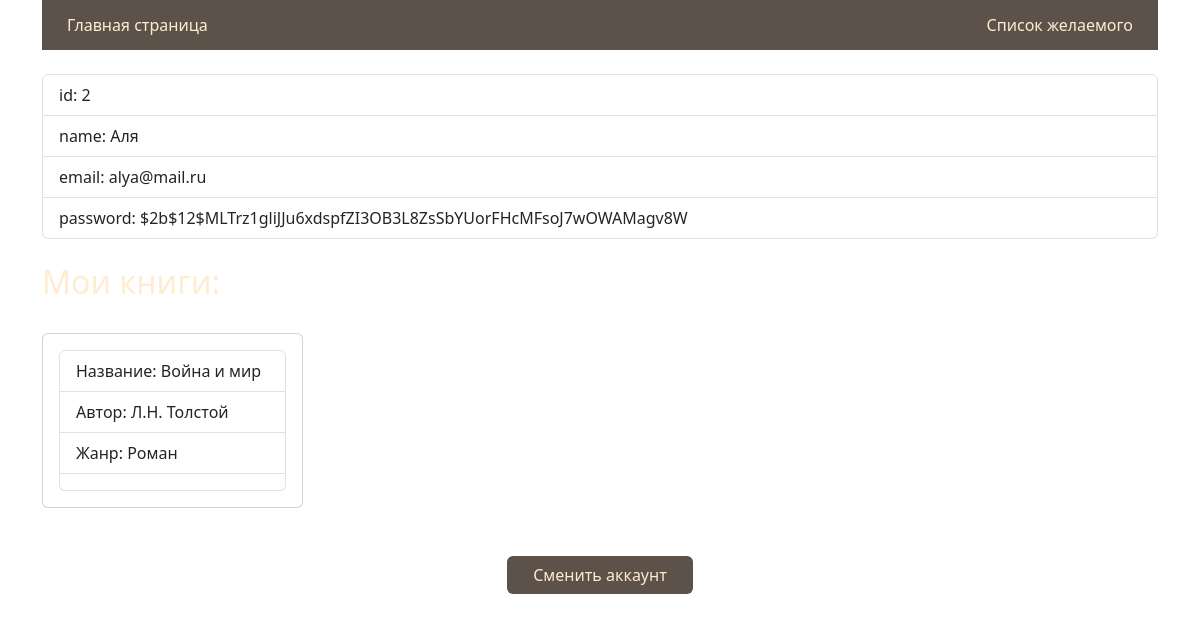
The page /profile/2 on the database its author committed.
### models.py (models this page shows)
class User(SQLModel, table=True):
    id: Optional[int] = Field(default=None, primary_key=True)
    name: str
    email: str
    password: str

class advt(SQLModel, table=True):
    id: Optional[int] = Field(default=None, primary_key=True)
    user_id: Optional[str] = Field(default=None)
    title: str
    author: str
    genre: str
    desc: str

### main.py (the view)
@app.get('/profile/{user_id}', response_model=User, tags=['Pages'])
async def get_profile_user(request: Request, user_id: int):
    book_statement = select(advt).where(advt.user_id == user_id)
    book_result = session.exec(book_statement).all()
    statement = select(User).where(User.id == user_id)
    result = session.exec(statement).first()
    if result == None:
        raise HTTPException(status_code=status.HTTP_404_NOT_FOUND)
    return templates.TemplateResponse(
        request=request,
        user_id = user_id,
        name='profile.html',
        context={
            'book_result': book_result,
            'id': result.id,
            'name': result.name,
            'email': result.email,
            'password': result.password
        }
    )

### templates/profile.html (shortened to what this page needs)
<!DOCTYPE html>
<html lang="en">
<head>
    <link href="https://cdn.jsdelivr.net/npm/bootstrap@5.3.3/dist/css/bootstrap.min.css" rel="stylesheet"
>
</head>
<body>
    <div class="container">
        <div style='height:45px; background-color: #483C32e1; display: flex;
        justify-content: space-between; align-items: center;
        padding: 25px;' class="header">
            <div class="left">
                <a href="/"> <span style="color:#FFECD1"> Главная страница </span> </a>
            </div>
            <div class="center">
                <a href="/wishlist"> <span style="color:#FFECD1"> Список желаемого </span> </a>
            </div>
        </div>
        <br>
        {%block body%}
        <ul class="list-group">
            <li class="list-group-item">id: {{id}}</li>
            <li class="list-group-item">name: {{name}}</li>
            <li class="list-group-item">email: {{email}}</li>
            <li class="list-group-item">password: {{password}}</li>
        </ul>
        {% endblock %}
        <br>
        <h2> <span style="color:#FFECD1"> Мои книги: </span> </h2>
        <br>
        <div class="row">
            {% for i in book_result %}
            <div class="col-3 book-card">
                <div class="card">
                    <a href="/book_card/{{ i.id }}">
                        <div class="card-body">
                            <ul class="list-group">
                                <li class="list-group-item book-title">Название: {{ i.title }}</li>
                                <li class="list-group-item book-author">Автор: {{ i.author }}</li>
                                <li class="list-group-item">Жанр: {{ i.genre }}</li>
                                <li class="list-group-item wishlist-status"></li>
                            </ul>
                        </div>
                    </a>
                </div>
                <br>
            </div>
            {% endfor %}
        </div>
        <br>
        <div class="d-grid gap-5 col-2 mx-auto">
            <a style="background-color: #483C32e1;" class="btn" href="{{ url_for('switch_account') }}"> <span style="color:#FFECD1"> Сменить аккаунт </span> </a>
        </div>
    </div>
</body>
</html>

### templates/profile.html (style rules this page uses)
a { text-decoration: none; color: #ffffff; }
body { background: url(https://catherineasquithgallery.com/uploads/posts/2023-01/1674536674_catherineasquithgallery-com-p-fon-korichnevie-knigi-215.jpg) center center no-repeat fixed; background-size:cover; }

### rows shown on the page
User: name "Аля", email "alya@mail.ru", password "$2b$12$MLTrz1gliJJu6xdspfZI3OB3L8ZsSbYUorFHcMFsoJ7wOWAMagv8W"
advt: title "Война и мир", author "Л.Н. Толстой", genre "Роман"

### other values the page prints
{{ id }} "2"
